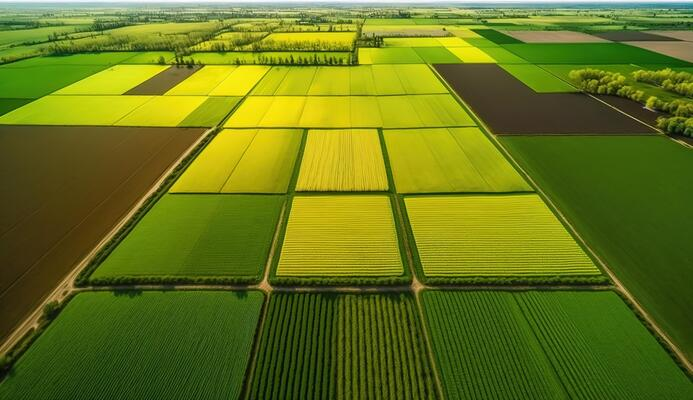
#> input picture parcel.jpeg, 693 x 400 px
$ python gray_equalized.py
#> lines starting #> are read from the running program, lines starting #| are printed output that depends on the picture
import numpy as np
import cv2
from matplotlib import pyplot as plt

# Read image and convert to grayscale
image = cv2.imread("parcel.jpeg")
#> image is the input picture: shape (400, 693, 3); mean B, G, R 24.9, 117.3, 102.4
gray = cv2.cvtColor(image, cv2.COLOR_BGR2GRAY)
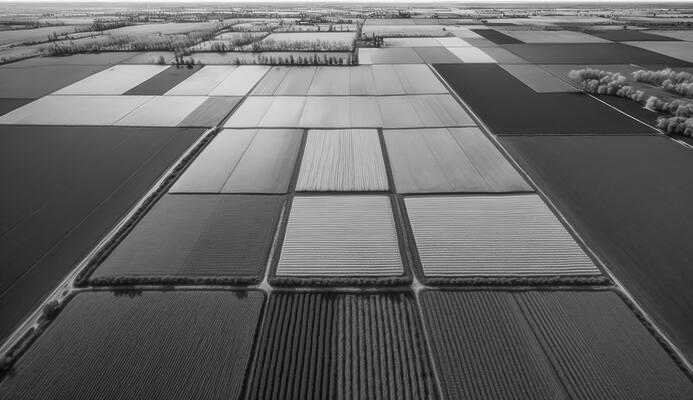
#> gray: shape (400, 693); min 5, max 254, mean 102.3

# Apply histogram equalization
eq = cv2.equalizeHist(gray)
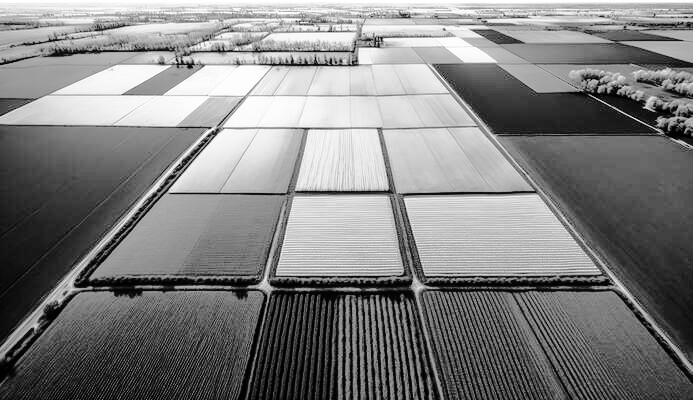
#> eq: shape (400, 693); min 0, max 255, mean 128.4

# Compute histograms
hist_original = cv2.calcHist([gray], [0], None, [256], [0, 256])
#> hist_original = 256 values, max 4523 at index 70, min 0 at index 0, mean 1082.8
hist_equalized = cv2.calcHist([eq], [0], None, [256], [0, 256])
#> hist_equalized = 256 values, max 4523 at index 91, min 0 at index 18, mean 1082.8

# Plot images and histograms
plt.figure(figsize=(12,6))

# Original image and histogram
plt.subplot(2,2,1)
plt.imshow(gray, cmap='gray')
plt.title('Original Image')
plt.axis('off')

plt.subplot(2,2,2)
plt.plot(hist_original, color='black')
plt.title('Original Histogram')
plt.xlim([0,256])
plt.xlabel('Pixel Intensity')
plt.ylabel('Number of Pixels')

# Equalized image and histogram
plt.subplot(2,2,3)
plt.imshow(eq, cmap='gray')
plt.title('Equalized Image')
plt.axis('off')

plt.subplot(2,2,4)
plt.plot(hist_equalized, color='black')
plt.title('Equalized Histogram')
plt.xlim([0,256])
plt.xlabel('Pixel Intensity')
plt.ylabel('Number of Pixels')

plt.tight_layout()
plt.show()
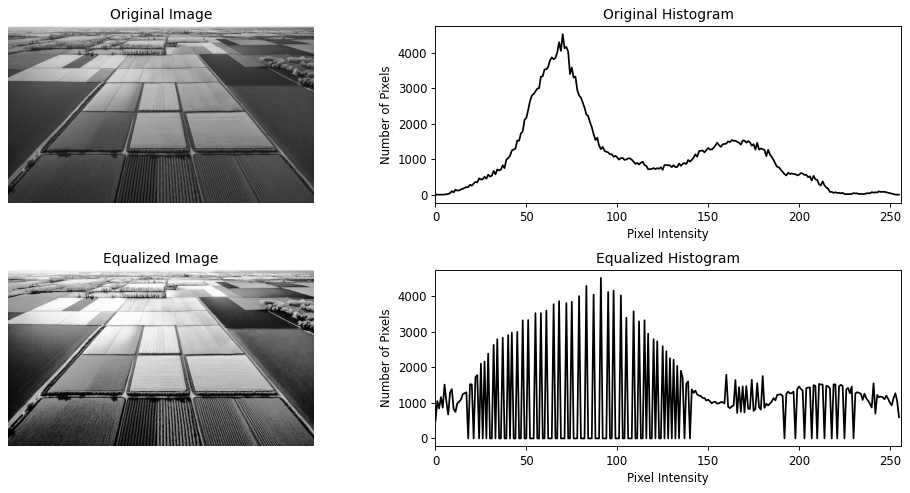
#> figure drawn by matplotlib, 4 panels; panel 2: curve peaks at x = 70, y = 4523; panel 4: curve peaks at x = 91, y = 4523
